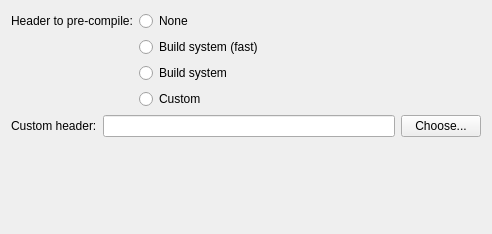
<?xml version="1.0" encoding="UTF-8"?>
<ui version="4.0">
 <class>CppTools::Internal::CompletionProjectSettingsPage</class>
 <widget class="QWidget" name="CppTools::Internal::CompletionProjectSettingsPage">
  <property name="geometry">
   <rect>
    <x>0</x>
    <y>0</y>
    <width>492</width>
    <height>234</height>
   </rect>
  </property>
  <property name="windowTitle">
   <string>Form</string>
  </property>
  <layout class="QVBoxLayout" name="verticalLayout">
   <item>
    <layout class="QGridLayout" name="gridLayout">
     <item row="1" column="1">
      <widget class="QRadioButton" name="buildSystemFastPchButton">
       <property name="text">
        <string>Build system (fast)</string>
       </property>
      </widget>
     </item>
     <item row="3" column="1">
      <widget class="QRadioButton" name="customPchButton">
       <property name="text">
        <string>Custom</string>
       </property>
      </widget>
     </item>
     <item row="0" column="0">
      <widget class="QLabel" name="label">
       <property name="text">
        <string>Header to pre-compile:</string>
       </property>
      </widget>
     </item>
     <item row="0" column="1">
      <widget class="QRadioButton" name="noPchButton">
       <property name="text">
        <string>None</string>
       </property>
      </widget>
     </item>
     <item row="0" column="2">
      <spacer name="horizontalSpacer">
       <property name="orientation">
        <enum>Qt::Horizontal</enum>
       </property>
       <property name="sizeHint" stdset="0">
        <size>
         <width>146</width>
         <height>20</height>
        </size>
       </property>
      </spacer>
     </item>
     <item row="2" column="1">
      <widget class="QRadioButton" name="buildSystemCorrectPchButton">
       <property name="text">
        <string>Build system</string>
       </property>
      </widget>
     </item>
    </layout>
   </item>
   <item>
    <layout class="QHBoxLayout" name="horizontalLayout">
     <item>
      <widget class="QLabel" name="customHeaderLabel">
       <property name="text">
        <string>Custom header:</string>
       </property>
      </widget>
     </item>
     <item>
      <widget class="QLineEdit" name="customHeaderLineEdit"/>
     </item>
     <item>
      <widget class="QPushButton" name="customHeaderChooseButton">
       <property name="text">
        <string>Choose...</string>
       </property>
      </widget>
     </item>
    </layout>
   </item>
   <item>
    <spacer name="verticalSpacer">
     <property name="orientation">
      <enum>Qt::Vertical</enum>
     </property>
     <property name="sizeHint" stdset="0">
      <size>
       <width>20</width>
       <height>79</height>
      </size>
     </property>
    </spacer>
   </item>
  </layout>
 </widget>
 <resources/>
 <connections/>
</ui>
